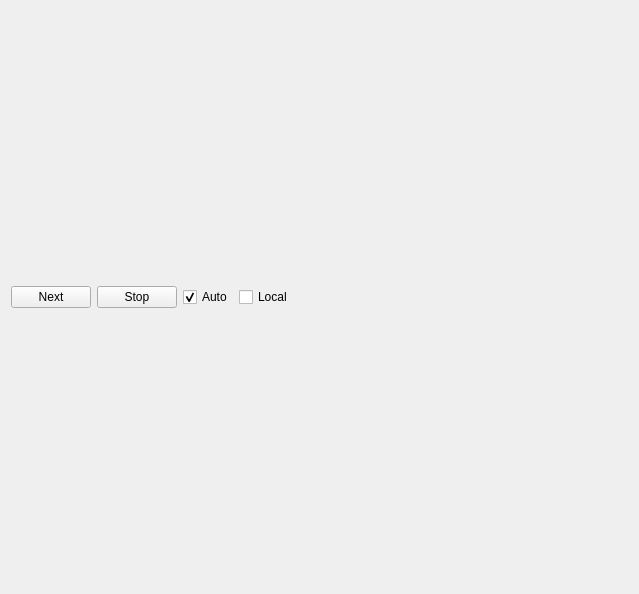
<?xml version="1.0" encoding="UTF-8"?>
<ui version="4.0">
 <class>MainWindow</class>
 <widget class="QMainWindow" name="MainWindow">
  <property name="geometry">
   <rect>
    <x>0</x>
    <y>0</y>
    <width>639</width>
    <height>594</height>
   </rect>
  </property>
  <property name="windowTitle">
   <string>MainWindow</string>
  </property>
  <widget class="QWidget" name="centralWidget">
   <layout class="QVBoxLayout" name="verticalLayout">
    <item>
     <layout class="QVBoxLayout" name="layout"/>
    </item>
    <item>
     <layout class="QHBoxLayout" name="control">
      <item>
       <widget class="QPushButton" name="next">
        <property name="text">
         <string>Next</string>
        </property>
       </widget>
      </item>
      <item>
       <widget class="QPushButton" name="stop">
        <property name="text">
         <string>Stop</string>
        </property>
       </widget>
      </item>
      <item>
       <widget class="QCheckBox" name="trigger">
        <property name="text">
         <string>Auto</string>
        </property>
        <property name="checked">
         <bool>true</bool>
        </property>
       </widget>
      </item>
      <item>
       <widget class="QCheckBox" name="local">
        <property name="text">
         <string>Local</string>
        </property>
       </widget>
      </item>
      <item>
       <spacer name="horizontalSpacer">
        <property name="orientation">
         <enum>Qt::Horizontal</enum>
        </property>
        <property name="sizeHint" stdset="0">
         <size>
          <width>40</width>
          <height>20</height>
         </size>
        </property>
       </spacer>
      </item>
     </layout>
    </item>
   </layout>
  </widget>
 </widget>
 <layoutdefault spacing="6" margin="11"/>
 <resources/>
 <connections/>
</ui>


<!--
<?xml version="1.0" encoding="UTF-8"?>
<ui version="4.0">
 <class>MainWindow</class>
 <widget class="QMainWindow" name="MainWindow">
  <property name="geometry">
   <rect>
    <x>0</x>
    <y>0</y>
    <width>639</width>
    <height>594</height>
   </rect>
  </property>
  <property name="windowTitle">
   <string>MainWindow</string>
  </property>
  <widget class="QWidget" name="centralWidget">
   <layout class="QVBoxLayout" name="verticalLayout">
    <item>
     <layout class="QVBoxLayout" name="layout"/>
    </item>
    <item>
     <layout class="QHBoxLayout" name="control">
      <item>
       <widget class="QPushButton" name="next">
        <property name="text">
         <string>Next</string>
        </property>
       </widget>
      </item>
      <item>
       <widget class="QPushButton" name="stop">
        <property name="text">
         <string>Stop</string>
        </property>
       </widget>
      </item>
      <item>
       <widget class="QCheckBox" name="trigger">
        <property name="text">
         <string>Auto</string>
        </property>
        <property name="checked">
         <bool>true</bool>
        </property>
       </widget>
      </item>
      <item>
       <widget class="QCheckBox" name="local">
        <property name="text">
         <string>Local</string>
        </property>
       </widget>
      </item>
      <item>
       <spacer name="horizontalSpacer">
        <property name="orientation">
         <enum>Qt::Horizontal</enum>
        </property>
        <property name="sizeHint" stdset="0">
         <size>
          <width>40</width>
          <height>20</height>
         </size>
        </property>
       </spacer>
      </item>
     </layout>
    </item>
   </layout>
  </widget>
 </widget>
 <layoutdefault spacing="6" margin="11"/>
 <resources/>
 <connections/>
</ui>
-->
